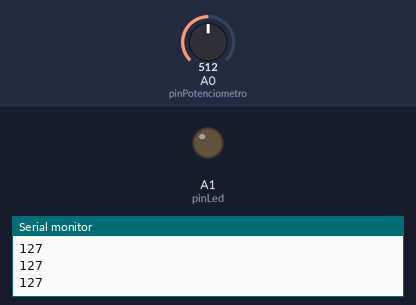
Simulated run of this sketch. Board: Arduino Uno, built with avr-gcc and run on an emulated ATmega328P. Parts: output pins drawn as LEDs (lit = HIGH), the last lines printed to the serial monitor. The test bench sets the inputs (shaded band); at power-on: A0 (pinPotenciometro) = 512.

Above: at 1.2 s.
1.3 s: A0 (pinPotenciometro) set to 521
At 1.7 s:
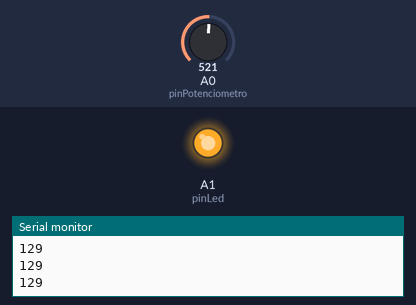
2.8 s: A0 (pinPotenciometro) set to 511
At 4.0 s:
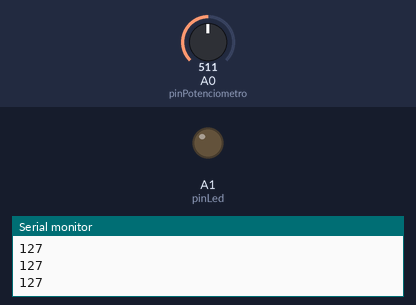
4.3 s: A0 (pinPotenciometro) set to 716
At 5.2 s:
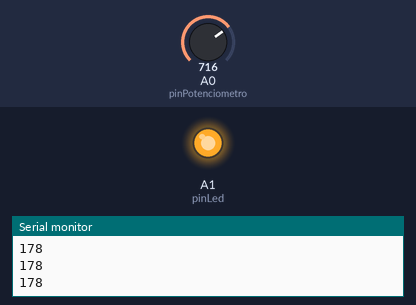
Timing chart, 0 to 7.3 s (numbered marks = the images above; inputs shaded):
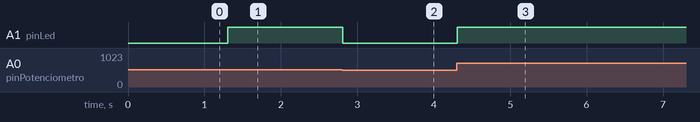

The sketch:

u2_apa_ej31.ino
```cpp
void setup(){
  Serial.begin(9600);
}

void loop(){
  //defino variables
  int pinPotenciometro = A0;
  int pinLed = A1;
  int valorPotenciometro;

  //hago operaciones
  valorPotenciometro = analogRead(pinPotenciometro);
  valorPotenciometro = map(valorPotenciometro, 0,1023,0,255);
  Serial.println(valorPotenciometro);
  analogWrite(pinLed, valorPotenciometro);
}
```

Measured:
- the behaviour switches between 513 and 514 on A0 (pinPotenciometro) (found by bisection; images 0 and 1)
- after the input at 1.3 s, A1 (pinLed): LOW → HIGH at once
- after the input at 2.8 s, A1 (pinLed): HIGH → LOW at once
- after the input at 4.3 s, A1 (pinLed): LOW → HIGH at once
